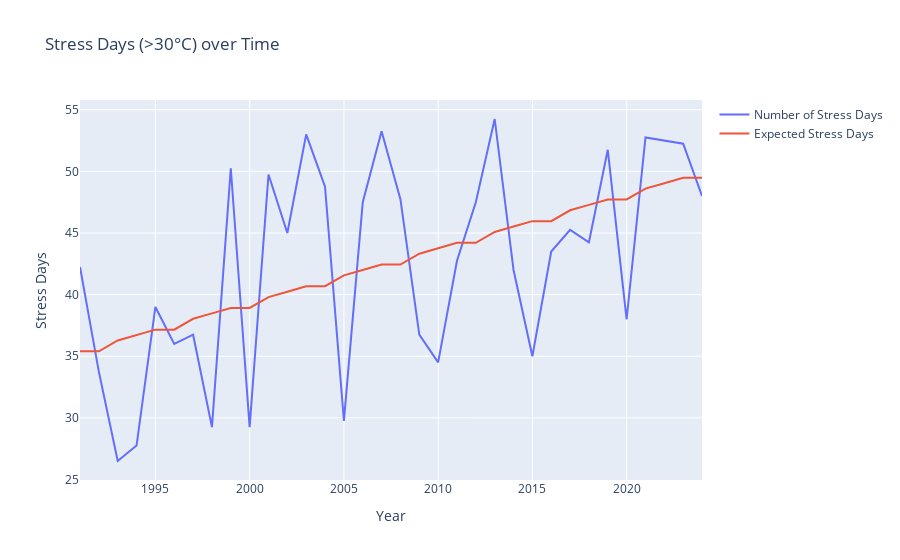

Notebook cell for this chart:
### Code cell
stress_days_mean = tmax_yearly['stress_days'].mean(dim=['x', 'y'])

# Convert 'time' values to the number of years since the first year
time_values = (stress_days_mean['time'].values - stress_days_mean['time'].values[0]).astype('timedelta64[Y]').astype(int)

# Calculate the coefficients of the best fit line
coefficients = np.polyfit(time_values, stress_days_mean.values, 1)

# Generate y-values based on the best fit line
best_fit_line = coefficients[0] * time_values + coefficients[1]

# Create a line plot of 'stress_days' over time
fig = go.Figure()

# Add the original data
fig.add_trace(go.Scatter(x=stress_days_mean['time'].values, y=stress_days_mean.values, mode='lines', name='Number of Stress Days'))

# Add the best fit line
fig.add_trace(go.Scatter(x=stress_days_mean['time'].values, y=best_fit_line, mode='lines', name='Expected Stress Days'))

# Set plot title and labels
fig.update_layout(title='Stress Days (>30°C) over Time', xaxis_title='Year', yaxis_title='Stress Days')

# Show the plot
fig.show()
